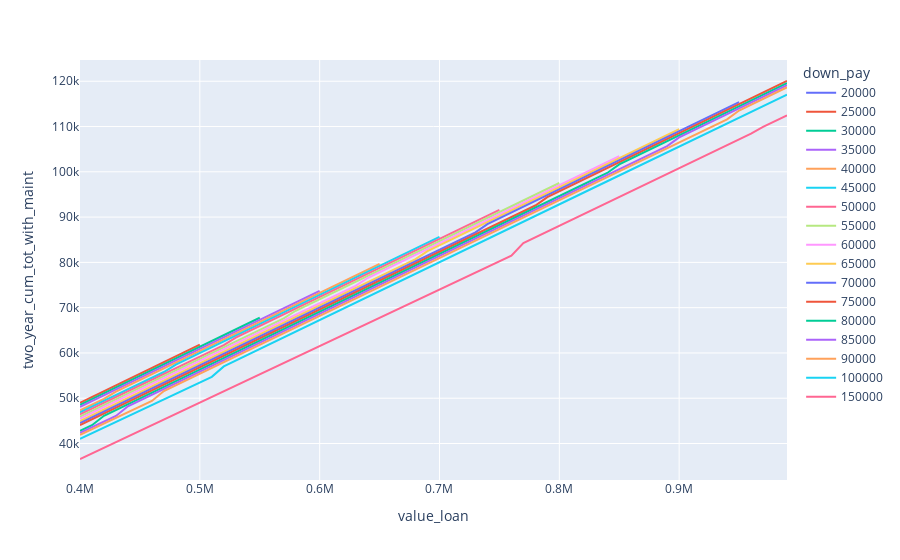

Notebook source saved alongside this figure:
### Code cell
Mort.plot_x_value_loan("two_year_cum_tot_with_maint", "down_pay")
